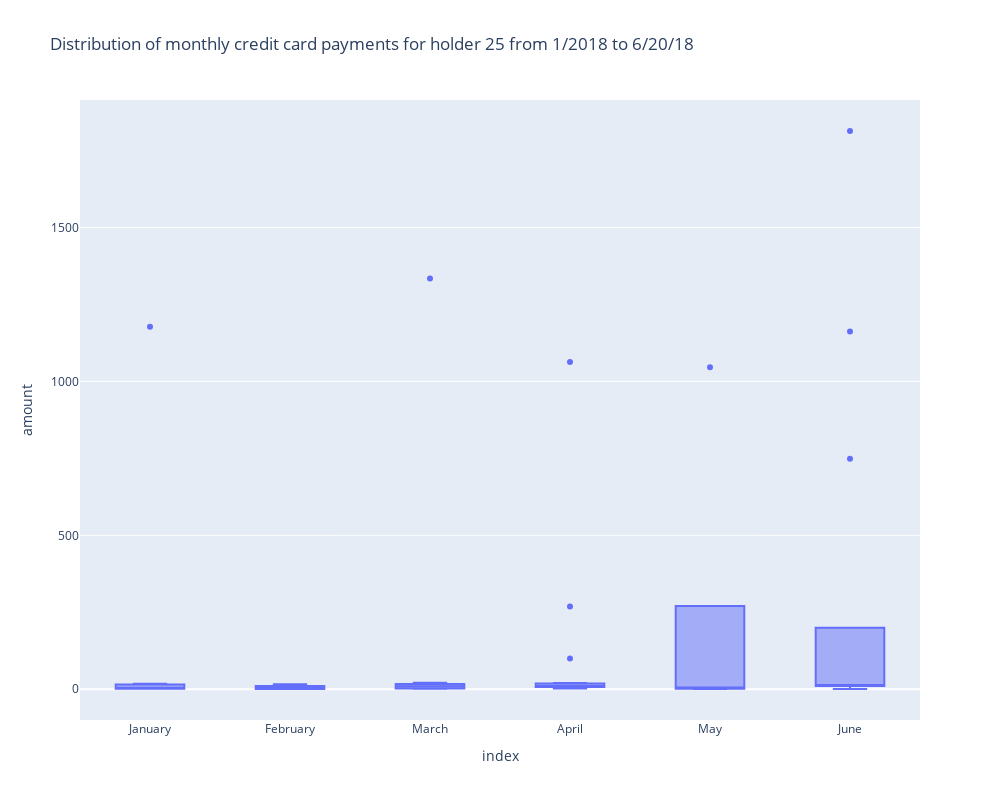

The notebook cell this image was saved under:
### Markdown cell above
## Data Analysis Question 2

   Use `Plotly Express` to create a series of six box plots, one for each month, in order to identify how many outliers could be per month for **card holder id 25**. By observing the consumption patters, do you see any anomalies? Write your own conclusions about your insights.

### Code cell
# loading data of daily transactions from jan to jun 2018 for card holder 25
query25 = """
SELECT tr.date, tr.amount, tr.card, m.name, mc.name, credit_card.card_holder
FROM transactions AS tr
JOIN merchant AS m 
ON tr.merchant_id=m.id
JOIN merchant_catagory AS mc 
ON m.id_merchant_catagory=mc.id
JOIN credit_card on tr.card like 
CONCAT(SUBSTRING(CAST(CAST(credit_card.card AS BIGINT) AS VARCHAR(100)),1,4),'%%')
WHERE credit_card.card_holder=25 AND (tr.date>'2018-01-01' AND tr.date<'2018-06-30')
"""

holder25 = pd.read_sql(query25, engine, index_col='date', parse_dates=True)
holder25.columns=['amount','card_num', 'merchant', 'category', 'holder']
holder25.index = holder25.index.strftime('%B')
holder25.reset_index(inplace=True)
holder25.head()
px.box(holder25,x='index', y="amount",hover_name='merchant', width=1000, height=800,title='Distribution of monthly credit card payments for holder 25 from 1/2018 to 6/20/18')

### Figure 1 — Plotly figure (JSON) as saved in the notebook; plotly's stock layout.template omitted (floating-point values rounded to 4 significant figures)
{"data": [{"alignmentgroup": "True", "hovertemplate": "<b>%{hovertext}</b><br><br>index=%{x}<br>amount=%{y}<extra></extra>", "hovertext": ["Rodriguez-Parker", "Walker, Campbell and Sullivan", "Garcia PLC", "Johnson-Watts", "Jensen-Stanley", "Fisher, Salazar and Thomas", "Wallace and Sons", "Clark and Sons", "Cline, Myers and Strong", "Fowler and Sons", "Jacobs, Torres and Walker", "Allen, Ramos and Carroll", "Mcdaniel, Hines and Mcfarland", "Ferguson Ltd", "Garcia PLC", "Smith-Stephens", "Little-Floyd", "Dalton, Cameron and Jones", "Lee LLC", "Hess-Fischer", "Allen, Ramos and Carroll", "Jacobs, Torres and Walker", "Griffin-Woodard", "Marshall-Rojas", "Best Inc", "White-Hall", "Kelley-Roberts", "Giles and Sons", "Lowe PLC", "Berry-Lopez", "Brown, Ballard and Glass", "Kelley-Roberts", "Jones, Clark and Hoover", "Padilla-Clements", "Day-Murray", "Mccullough-Murphy", "Kelly, Dyer and Schmitt", "Bryant, Thomas and Collins", "Marshall-Rojas", "Johnson-Fuller", "Hamilton-Mcfarland", "Whitehead-Sexton", "Perry and Sons", "Patton-Rivera", "Yoder-Zavala", "Jacobs, Torres and Walker", "Vasquez-Parker", "Kelly, Dyer and Schmitt", "Nguyen, Bautista and Williams", "Mcdaniel, Hines and Mcfarland", "Baker Inc", "Rodriguez, Dunlap and Nunez", "Bauer-Cole", "White-Hall", "Johnson-Fuller", "Hamilton-Mcfarland", "Ruiz-Anderson", "Kim-Lopez", "Wood-Ramirez", "Cline, Myers and Strong", "Young, Hull and Williams", "Carter-Blackwell", "Martin Inc", "Cox, Montgomery and Morgan", "Walker, Deleon and Wolf", "Brown, Ballard and Glass", "Smith-Stephens"], "legendgroup": "", "marker": {"color": "#636efa"}, "name": "", "notched": false, "offsetgroup": "", "orientation": "v", "showlegend": false, "type": "box", "x": ["January", "January", "January", "January", "January", "January", "January", "January", "January", "January", "February", "February", "February", "February", "February", "February", "February", "February", "February", "February", "March", "March", "March", "March", "March", "March", "March", "March", "March", "March", "March", "March", "March", "April", "April", "April", "April", "April", "April", "April", "April", "April", "April", "April", "April", "April", "April", "April", "April", "May", "May", "May", "May", "May", "June", "June", "June", "June", "June", "June", "June", "June", "June", "June", "June", "June", "June"], "x0": " ", "xaxis": "x", "y": [1.46, 10.74, 2.93, 1.39, 17.84, 1.65, 15.86, 2.22, 1177, 2.75, 10.75, 10.81, 5.97, 3.69, 16.7, 1.26, 2.63, 11.01, 0.91, 1.18, 12.42, 16.58, 1334, 2.88, 2.04, 13.57, 10.1, 1.65, 3.08, 4.2, 2.56, 18.28, 21.04, 100, 2.62, 7.08, 17.15, 1063, 10.15, 10.06, 269, 10.24, 7.39, 6.01, 20.03, 2.79, 10.02, 15.66, 16.5, 1.1, 1046, 12.15, 2.27, 5.97, 1162, 749, 10.69, 11.88, 1.03, 10.15, 11.01, 16.29, 15.98, 1813, 16.61, 11.53, 5.24], "y0": " ", "yaxis": "y"}], "layout": {"boxmode": "group", "height": 800, "legend": {"tracegroupgap": 0}, "title": {"text": "Distribution of monthly credit card payments for holder 25 from 1/2018 to 6/20/18"}, "width": 1000, "xaxis": {"anchor": "y", "autorange": true, "domain": [0, 1], "range": [-0.5, 5.5], "title": {"text": "index"}, "type": "category"}, "yaxis": {"anchor": "x", "autorange": true, "domain": [0, 1], "range": [-99.76, 1914.0], "title": {"text": "amount"}, "type": "linear"}}}
